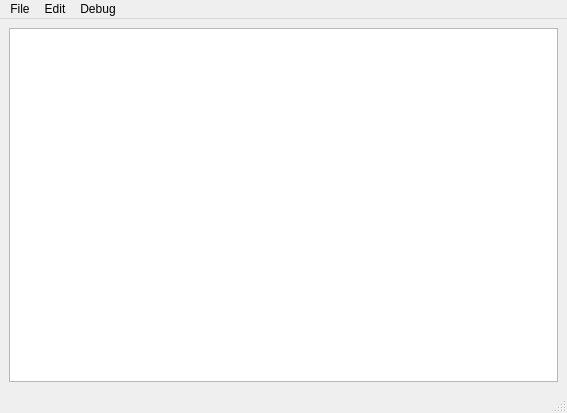
<?xml version="1.0" encoding="UTF-8"?>
<ui version="4.0">
 <class>MainWindow</class>
 <widget class="QMainWindow" name="MainWindow">
  <property name="geometry">
   <rect>
    <x>0</x>
    <y>0</y>
    <width>567</width>
    <height>413</height>
   </rect>
  </property>
  <property name="windowTitle">
   <string>PPLUi</string>
  </property>
  <widget class="QWidget" name="centralwidget">
   <layout class="QGridLayout" name="gridLayout">
    <item row="0" column="0">
     <widget class="QGraphicsView" name="graphicsView"/>
    </item>
   </layout>
  </widget>
  <widget class="QMenuBar" name="menubar">
   <property name="geometry">
    <rect>
     <x>0</x>
     <y>0</y>
     <width>567</width>
     <height>23</height>
    </rect>
   </property>
   <widget class="QMenu" name="menuFile">
    <property name="title">
     <string>File</string>
    </property>
    <addaction name="actionSet_LSUN_Root"/>
    <addaction name="actionReload"/>
    <addaction name="actionLast"/>
    <addaction name="actionNext"/>
   </widget>
   <widget class="QMenu" name="menuEdit">
    <property name="title">
     <string>Edit</string>
    </property>
    <addaction name="actionReset_Layout"/>
    <addaction name="actionDouble_Learning_Rate"/>
    <addaction name="actionHalf_Learning_Rate"/>
    <addaction name="actionAutoRun"/>
   </widget>
   <widget class="QMenu" name="menuDebug">
    <property name="title">
     <string>Debug</string>
    </property>
    <addaction name="actionDebug_Layout2Res"/>
   </widget>
   <addaction name="menuFile"/>
   <addaction name="menuEdit"/>
   <addaction name="menuDebug"/>
  </widget>
  <widget class="QStatusBar" name="statusbar"/>
  <action name="actionSet_LSUN_Root">
   <property name="text">
    <string>Set LSUN Root</string>
   </property>
   <property name="shortcut">
    <string>Ctrl+O</string>
   </property>
  </action>
  <action name="actionReset_Layout">
   <property name="text">
    <string>Reset Layout</string>
   </property>
   <property name="toolTip">
    <string>Reset Layout</string>
   </property>
   <property name="shortcut">
    <string>Ctrl+R</string>
   </property>
  </action>
  <action name="actionLast">
   <property name="text">
    <string>Last</string>
   </property>
   <property name="shortcut">
    <string>A</string>
   </property>
  </action>
  <action name="actionNext">
   <property name="text">
    <string>Next</string>
   </property>
   <property name="shortcut">
    <string>D</string>
   </property>
  </action>
  <action name="actionDouble_Learning_Rate">
   <property name="text">
    <string>Double Learning Rate</string>
   </property>
   <property name="shortcut">
    <string>Ctrl+W</string>
   </property>
  </action>
  <action name="actionHalf_Learning_Rate">
   <property name="text">
    <string>Half Learning Rate</string>
   </property>
   <property name="shortcut">
    <string>Ctrl+S</string>
   </property>
  </action>
  <action name="actionDebug_Layout2Res">
   <property name="text">
    <string>Debug Layout2Res</string>
   </property>
   <property name="shortcut">
    <string>V</string>
   </property>
  </action>
  <action name="actionReload">
   <property name="text">
    <string>Reload</string>
   </property>
   <property name="shortcut">
    <string>Ctrl+L</string>
   </property>
  </action>
  <action name="actionAutoRun">
   <property name="text">
    <string>AutoRun</string>
   </property>
   <property name="shortcut">
    <string>Alt+R</string>
   </property>
  </action>
 </widget>
 <resources/>
 <connections/>
</ui>
